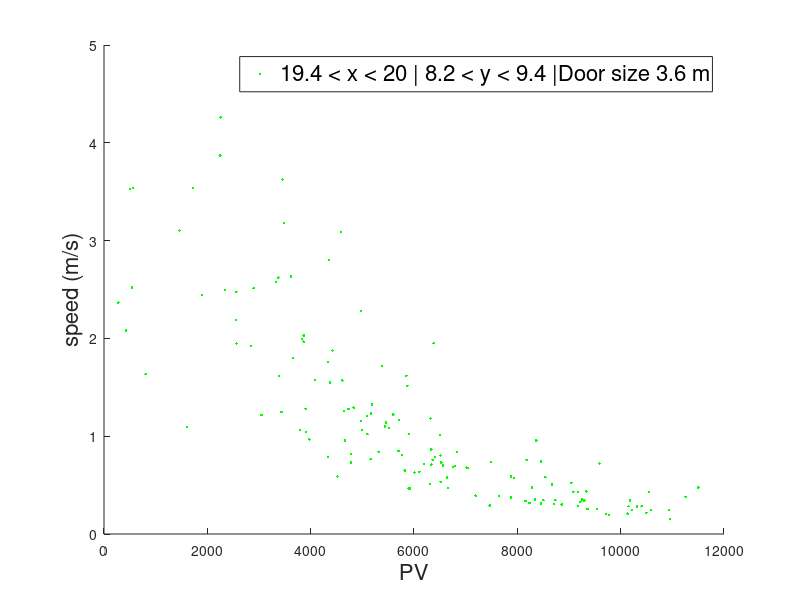

Source code (MATLAB):
data = load('clean_press_vel_225p_v4_onedoor3.6m.txt');

[n, m]= size(data);
num_timestep= n/225;
%data2=data(1:n,:);

d=0.6;
up_up=11.8;
up_dn=10.6;
dn_up=9.4;
dn_dn=8.2;

%%% 19.4<x<20 %%%%
index1= find (data(:,1)<20 & (20-d)<data(:,1) & (dn_dn)<data(:,2) & data(:,2)<(dn_up) );

%%% 18.8<x<19.4 %%%%
%index2= find (data(:,1)<(20-d) & (20-2*d)<data(:,1) & (up_dn)<data(:,2) & data(:,2)<(up_up));

%%% 18.2<x<18.8 %%%%
%index3 = find (data(:,1)<(20-2*d) & (20-3*d)<data(:,1));


hold on
plot(data(index1,3),data(index1,4),'g.')
%plot(data(index2,3),data(index2,4),'r.')
%plot(data(index3,2),data(index3,3),'g.')

%axis([0,15000,0,5])

xl=xlabel('PV'); 
set(xl,'FontSize',16);
yl=ylabel('speed (m/s)'); 
set(yl,'FontSize',16);
l=legend('19.4 < x < 20 | 8.2 < y < 9.4 |Door size 3.6 m');
set(l,'FontSize',16);
